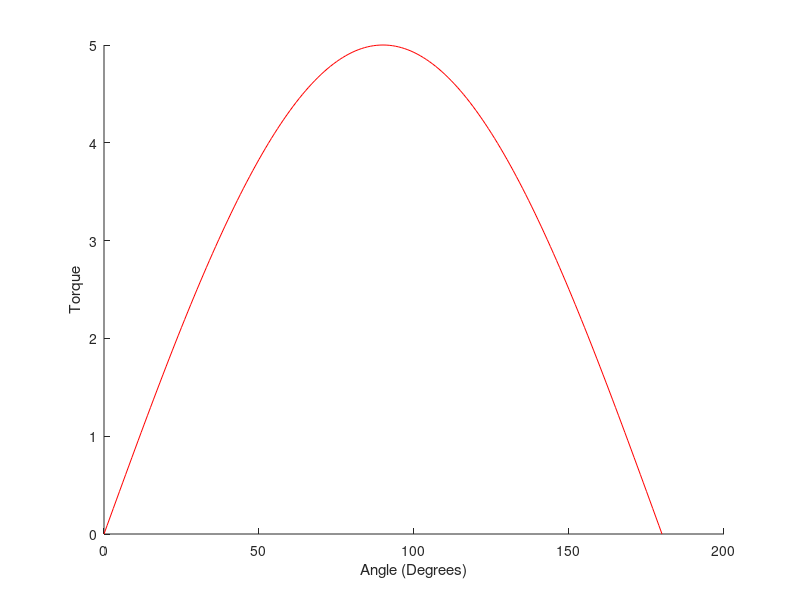

Here is the MATLAB script that generated this plot: (Note: this script raises an error after producing the figure.)
% Create the figure
figure;
xlabel('Angle (Degrees)');
ylabel('Torque');
hold on;

% Define the desired torques
desired_angles = 0:1:180;
desired_torques = 5 * sind(desired_angles);

% Plot the desired torque curve in red
plot(desired_angles, desired_torques, 'r');

% Cost function to be minimized
function cost = objective_function(params)
    % Extract parameters
    forearm_length = params(1);
    initial_forearm_angle = params(2);
    
    % Run the simulation with the given parameters
    [~, simulation_torques] = runExoNETSimulation(forearm_length, initial_forearm_angle);
    
    % Calculate the cost as the negative of the sum of the squares of the 
    % differences between simulation torques and desired torques 
    % (since we want to maximize the torque)
    cost = -sum((simulation_torques - desired_torques).^2);
end

% Initial guesses for the parameters
initial_params = [12, 90];  % [forearm_length, initial_forearm_angle]

% Optimization using Simulated Annealing
options = optimoptions('simulannealbnd','PlotFcns',...
          {@saplotbestx,@saplotbestf,@saplotx,@saplotf});
optimal_params = simulannealbnd(@objective_function, initial_params, [10, 0], [14, 180], options);

% Run the simulation with the optimal parameters to get the optimal torques
[~, optimal_torques] = runExoNETSimulation(optimal_params(1), optimal_params(2));

% Plot the optimal torques in black
plot(desired_angles, optimal_torques, 'k', 'LineWidth', 2);

% Display the optimal parameters
disp(['Optimal Forearm Length: ', num2str(optimal_params(1))]);
disp(['Optimal Initial Forearm Angle: ', num2str(optimal_params(2))]);

% End of the plot
hold off;
